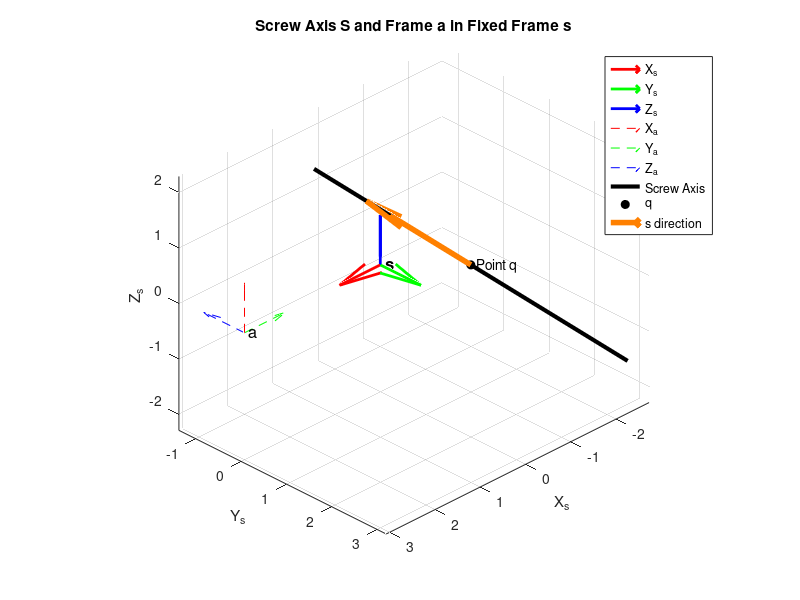

This figure's MATLAB source:
close all; clear all; clc;

%% 1. Define T_sa and Constants
% Origin of {a} relative to {s}
p_sa = [3; 0; 0]; 
% Rotation: x_a=(0,0,1), y_a=(-1,0,0), z_a=(0,1,0)
R_sa = [0 -1  0;
        0  0  -1;
        1  0  0];
T_sa = [R_sa, p_sa; 0 0 0 1];

%% 2. Calculate Screw Parameters (Part i)
theta = acos((trace(R_sa) - 1) / 2);
w_bracket = (1 / (2 * sin(theta))) * (R_sa - R_sa');
w_vec = [w_bracket(3,2); w_bracket(1,3); w_bracket(2,1)];

G_inv = (1/theta)*eye(3) - 0.5*w_bracket + ...
        ((1/theta) - 0.5*cot(theta/2))*(w_bracket^2);
v = G_inv * p_sa;

% Calculate point q on axis and pitch h
h = 0.827;
q = [-1; 1; 0];

%% 3. Plotting
figure('Color', 'w'); hold on; grid on; axis equal;
view(135, 30); xlabel('X_s'); ylabel('Y_s'); zlabel('Z_s');
title('Screw Axis S and Frame {a} in Fixed Frame {s}');

% --- Plot Fixed Frame {s} ---
quiver3(0,0,0, 1,0,0, 'r', 'LineWidth', 2, 'MaxHeadSize', 0.5); % Xs
quiver3(0,0,0, 0,1,0, 'g', 'LineWidth', 2, 'MaxHeadSize', 0.5); % Ys
quiver3(0,0,0, 0,0,1, 'b', 'LineWidth', 2, 'MaxHeadSize', 0.5); % Zs
text(0,0,0, ' {s}', 'FontSize', 12, 'FontWeight', 'bold');

% --- Plot Frame {a} ---
% Xa (Red), Ya (Green), Za (Blue)
quiver3(p_sa(1), p_sa(2), p_sa(3), R_sa(1,1), R_sa(2,1), R_sa(3,1), 'r--');
quiver3(p_sa(1), p_sa(2), p_sa(3), R_sa(1,2), R_sa(2,2), R_sa(3,2), 'g--');
quiver3(p_sa(1), p_sa(2), p_sa(3), R_sa(1,3), R_sa(2,3), R_sa(3,3), 'b--');
text(p_sa(1), p_sa(2), p_sa(3), ' {a}', 'FontSize', 12);

% --- Plot Screw Axis S ---
% The axis passes through point q and points in direction w_vec
line_len = 3; % length for visualization
axis_line = [q - line_len*w_vec, q + line_len*w_vec];
plot3(axis_line(1,:), axis_line(2,:), axis_line(3,:), 'k', 'LineWidth', 3);
plot3(q(1), q(2), q(3), 'ko', 'MarkerFaceColor', 'k'); % Point q
text(q(1), q(2), q(3), '  Point q', 'FontSize', 10);

% --- Plot Screw Direction Arrow ---
quiver3(q(1), q(2), q(3), w_vec(1), w_vec(2), w_vec(3), 2, 'Color', [1 0.5 0], 'LineWidth', 4);
legend('X_s', 'Y_s', 'Z_s', 'X_a', 'Y_a', 'Z_a', 'Screw Axis', 'q', 's direction');
